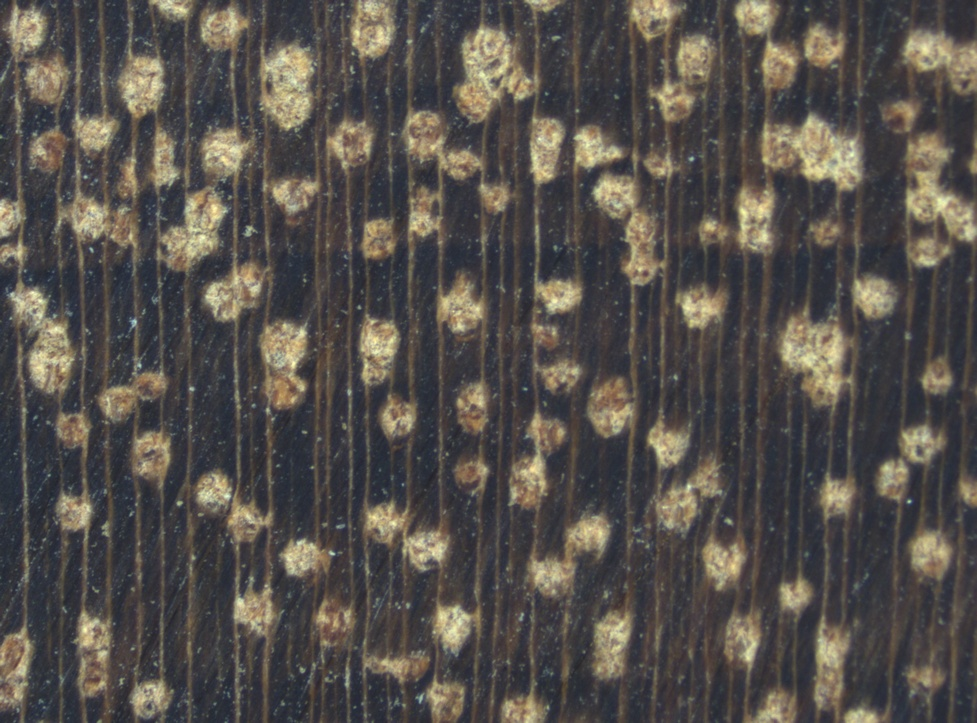
#> input picture test.jpg, 977 x 723 px, shrunk from 2068 x 1530 before the run, found by its file name
$ python edge_histogram.py   (older library calls are emulated)
#> lines starting #> are read from the running program, lines starting #| are printed output that depends on the picture
import cv2
import numpy as np
import matplotlib.pyplot as plt

# Load image
img = cv2.imread('test.jpg', 0)
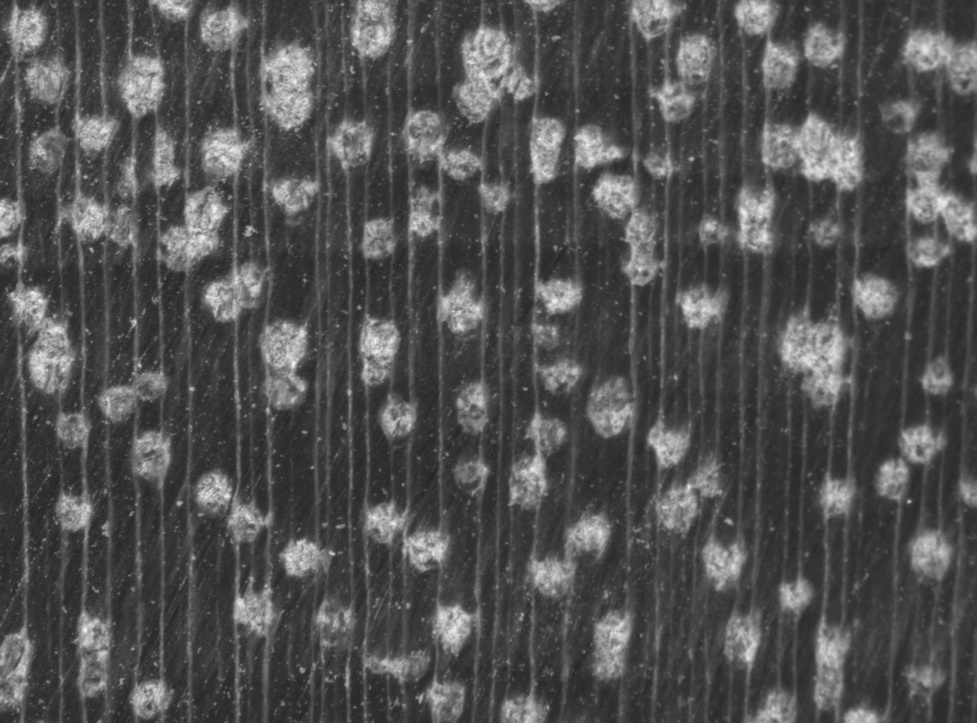
#> img: shape (723, 977); min 35, max 249, mean 81.4

# Apply Sobel filter to detect edges
dx = cv2.Sobel(img, cv2.CV_64F, 1, 0)
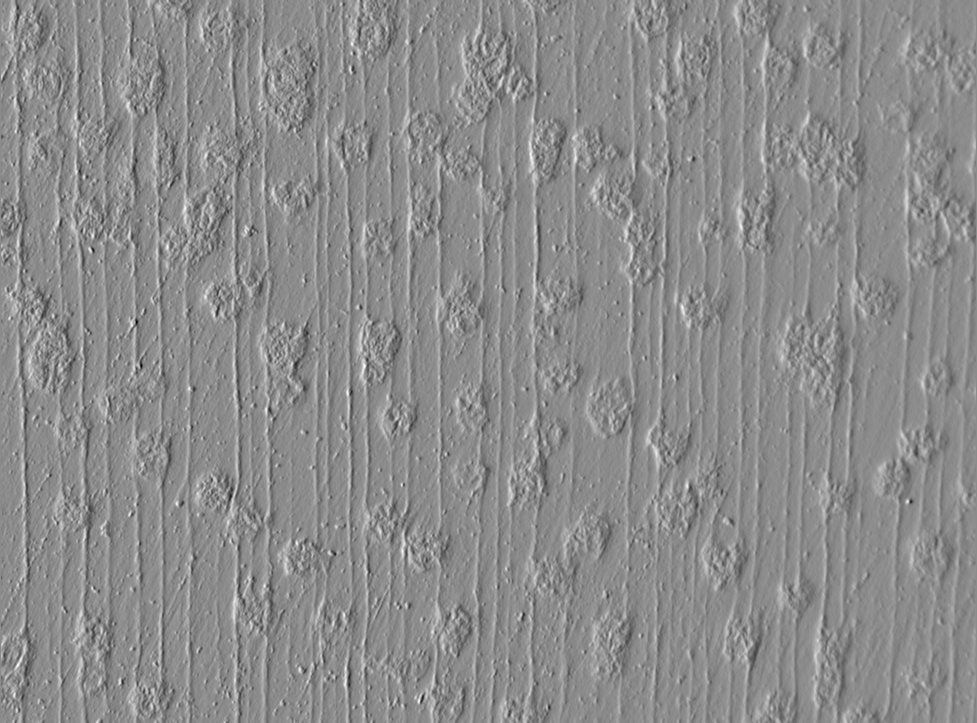
#> dx: shape (723, 977) float64; min -434, max 358, mean 0; drawn with min black and max white
dy = cv2.Sobel(img, cv2.CV_64F, 0, 1)
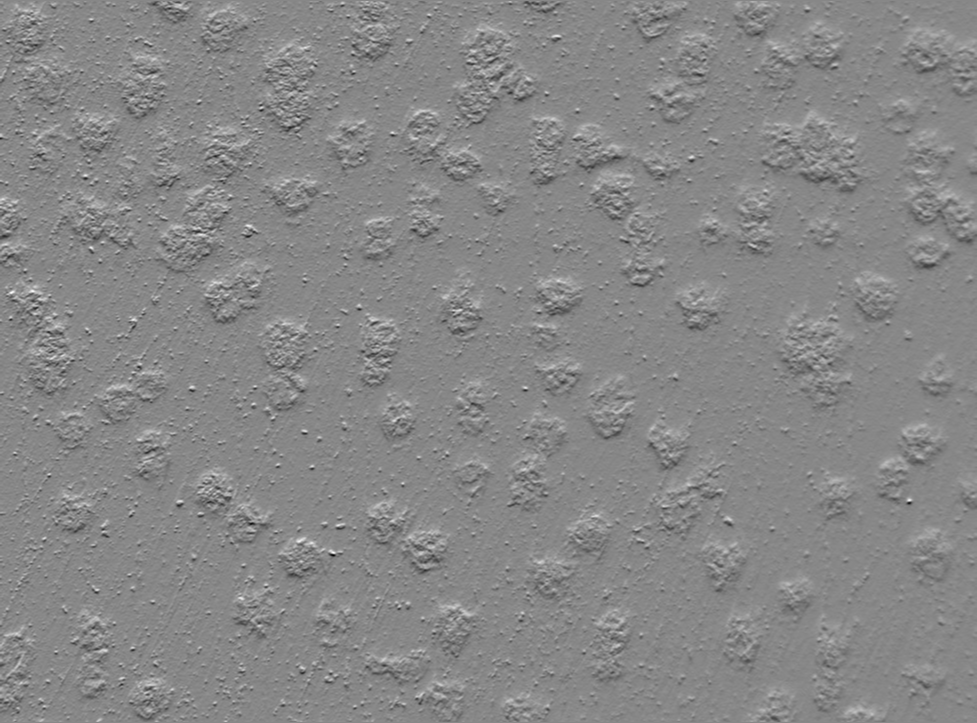
#> dy: shape (723, 977) float64; min -430, max 380, mean -0.1; drawn with min black and max white
mag = np.sqrt(dx**2 + dy**2)
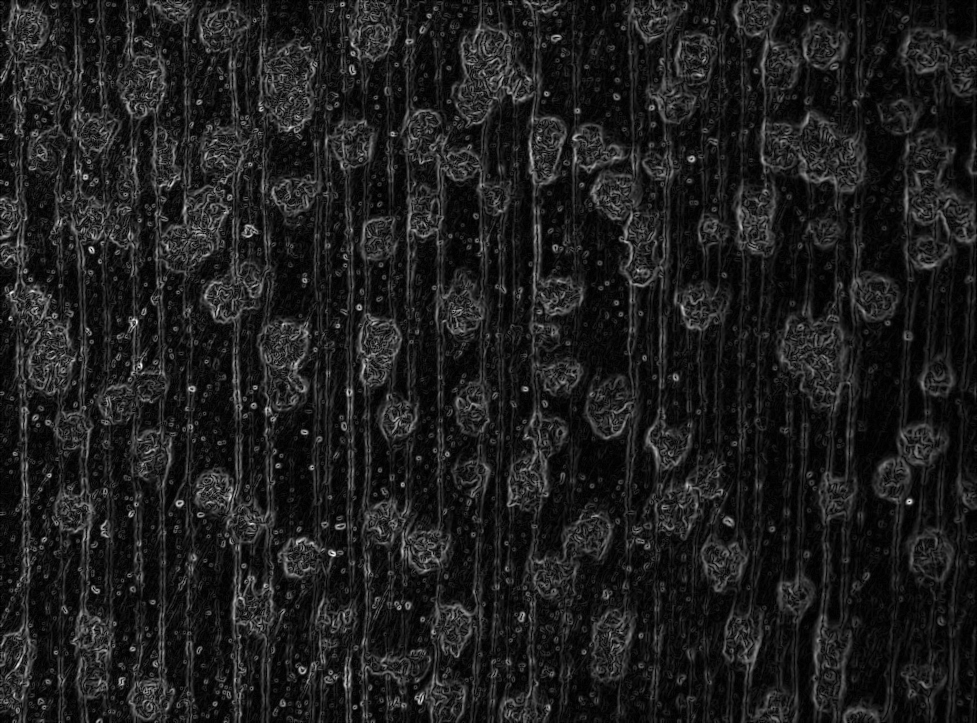
#> mag: shape (723, 977) float64; min 0, max 440.6, mean 52.7; drawn with min black and max white
mag = cv2.normalize(mag, None, 0, 255, cv2.NORM_MINMAX, cv2.CV_8U)

# Compute edge histograms
hist, bins = np.histogram(mag, bins=8, range=(0, 255))
#> hist = [447343, 175133, 61995, 17555, 3647, 600, 87, 11]; bins = [0, 31.88, 63.75, 95.62, 127.5, 159.4, 191.2, 223.1, 255]
hist = hist.astype("float")
hist /= (hist.sum() + 1e-7)
#> hist = [0.633, 0.248, 0.0878, 0.0249, 0.00516, 0.000849, 0.000123, 1.56e-05]

# Visualize histogram
plt.bar(bins[:-1], hist, width = 10)
plt.xlim(0, 255)
plt.show()
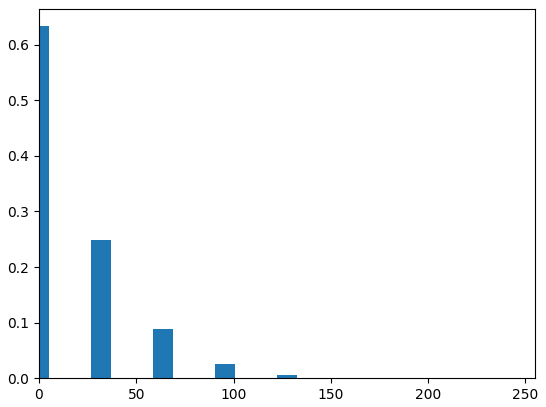
#> figure drawn by matplotlib, 1 panel; tallest bar 0.633 high, from x = -5 to 5
